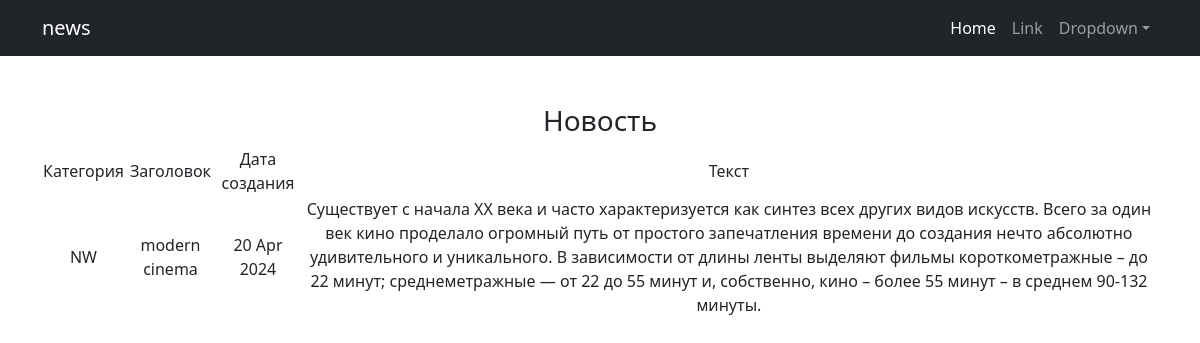
Screenshot of /news/2/ with the database file from the repository.
### news/models.py (models this page shows, shortened)
class Post(models.Model):
    author = models.ForeignKey(Author, on_delete=models.CASCADE)
    NEWS = 'NW'
    ARTICLE = 'AR'
    CATEGORY_CHOICES = (
        (NEWS, 'Новости'),
        (ARTICLE, 'Статья')
    )
    categoryType = models.CharField(max_length=2, choices=CATEGORY_CHOICES, default=ARTICLE)
    dateCreation = models.DateTimeField(auto_now_add=True)
    postCategory = models.ManyToManyField(Category, through='PostCategory')
    title = models.CharField(max_length=128)
    text = models.TextField()
    rating = models.SmallIntegerField(default=0)

### news/views.py (the view)
# urls.py: path('<int:pk>/', PostDetail.as_view(), name='post-detail'),
class PostDetail(DetailView):
    model = Post
    template_name = 'post.detail.html'
    context_object_name = 'post'

### news/templatetags/custom_filters.py (called while the page is built)
@register.filter()
def censor(value):
    for word in censor_list:
        value = value.replace(word[1:], '*' * len(word[1:]))
    return value

### templates/post.detail.html (shortened to what this page needs)
{% extends 'default.html' %}
{% load custom_filters %}
{% block content %}
{% if post %}
    <h3> Новость </h3>
<table>
    <tr>
        <td> Категория </td>
        <td> Заголовок </td>
        <td> Дата создания </td>
        <td> Текст </td>
    </tr>
    <tr>
        <td>{{ post.categoryType }}</td>
        <td>{{ post.title }}</td>
        <td>{{ post.dateCreation|date:'d M Y' }}</td>
        <td>{{ post.text|censor }}</td>
    </tr>
</table>
{% else %}
<h2>Новостей нет!</h2>
{% endif %}
{% endblock content %}

### rows the page displays
Post: categoryType "NW", title "modern cinema", dateCreation "20 Apr 2024", text|censor "Существует с начала XX века и часто характеризуется как синтез всех других видов искусств. Всего за один век кино проделало огромный путь от простого запечатления времени до создания нечто абсолютно удивительного и уникального. В зависимости от длины ленты выделяют фильмы короткометражные – до 22 минут; среднеметражные — от 22 до 55 минут и, собственно, кино – более 55 минут – в среднем 90-132 минуты."
